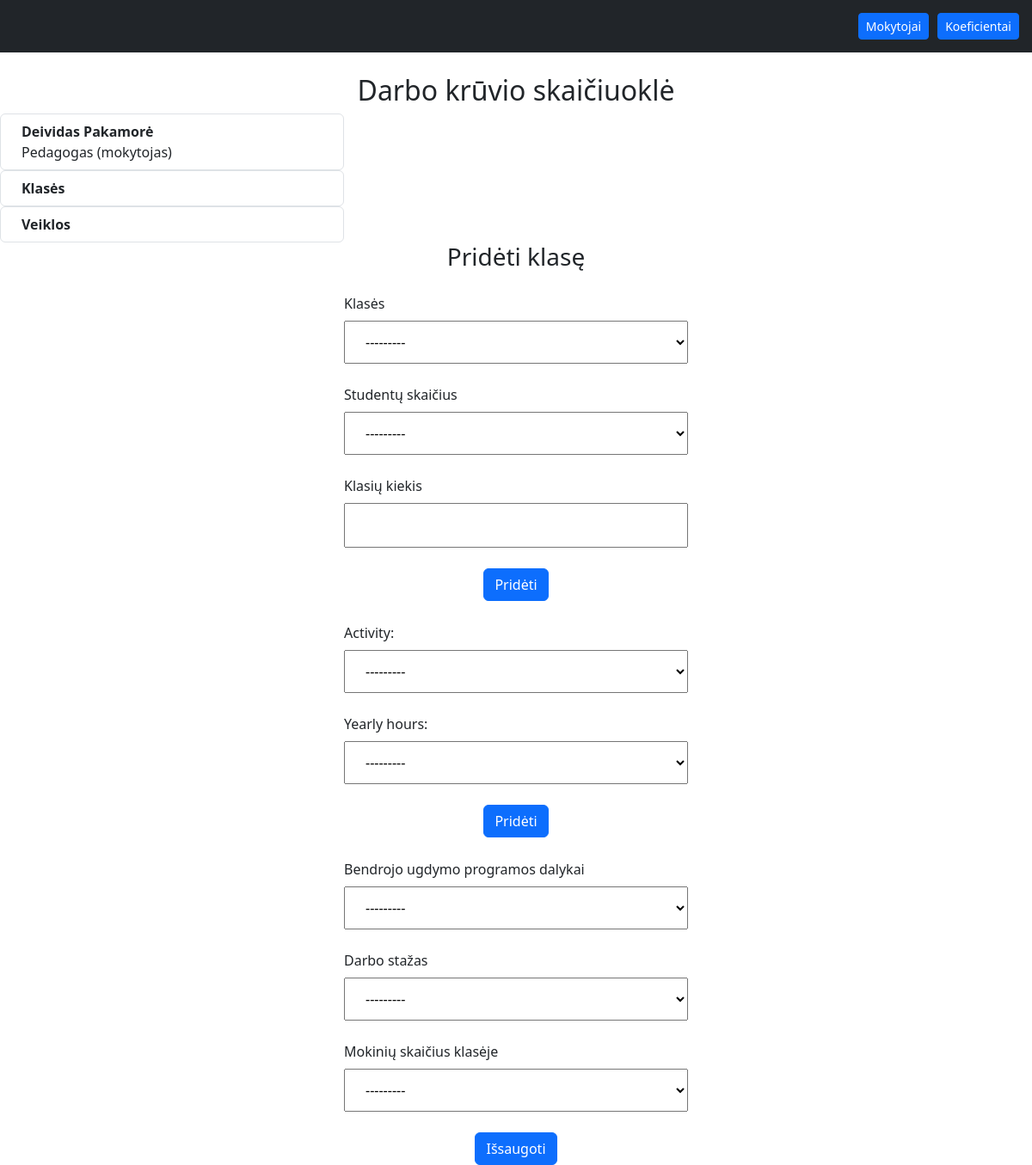
Screenshot of /workload/create/2/ with the database file from the repository.
### employees/models.py (models this page shows, shortened)
class Teacher(models.Model):
    first_name = models.CharField(max_length=30)
    last_name = models.CharField(max_length=30)
    koefficient = models.ForeignKey(Koefficient, null=True, on_delete=models.SET_NULL)

### koefficient_calculator/models.py (models this page shows, shortened)
class Koefficient(models.Model):
    profession = models.ForeignKey(Profession, on_delete=models.CASCADE)
    experience = models.ForeignKey(Experience, on_delete=models.CASCADE)
    qualification = models.ForeignKey(Qualification, on_delete=models.CASCADE)
    value = models.FloatField(max_length=255)

class Profession(models.Model):
    name = models.CharField(max_length=255)
    def __str__(self) -> str:
        return self.name

### workload_calculator/views.py (the view, shortened to what this page needs)
# urls.py: path('create/<int:teacher_id>/', WorkloadCreateView.as_view(), name='workload-create'),
class WorkloadCreateView(CreateView):
    model = Workload
    template_name = 'workload-create.html'
    form_class = WorkloadCreateForm
    success_url = '/employees/'
    def get_context_data(self, **kwargs):
        context = super().get_context_data(**kwargs)
        teacher_id = self.kwargs.get('teacher_id')
        teacher = get_object_or_404(Teacher, id=teacher_id)
        context['teacher'] = teacher
        context['contact_classes_form'] = ContactClassesCreateForm()
        context['yearly_hours_form'] = YearlyHoursForm()
        return context

### workload_calculator/views.py
class WorkloadCreateForm(ModelForm):
    def __init__(self, *args, **kwargs):
        kwargs.setdefault('label_suffix', '')
        super(WorkloadCreateForm, self).__init__(*args, **kwargs)
    class Meta:
        model = ContactlessHourPercent
        fields = ['teaching_subject', 'work_experience_period', 'student_count']
        labels = {
            'teaching_subject': 'Bendrojo ugdymo programos dalykai',
            'work_experience_period': 'Darbo stažas',
            'student_count': 'Mokinių skaičius klasėje',
        }

class ContactClassesCreateForm(ModelForm):
    def __init__(self, *args, **kwargs):
        kwargs.setdefault('label_suffix', '')
        super(ContactClassesCreateForm, self).__init__(*args, **kwargs)
    class Meta:
        model = ContactClasses
        fields = ['grade_range', 'student_count_range', 'classes_count']
        labels = {
            'grade_range': 'Klasės',
            'student_count_range': 'Studentų skaičius',
            'classes_count': 'Klasių kiekis',
        }

### activities/models.py (called while the page is built)
    def __str__(self) -> str:
        return self.name

### workload_calculator/templates/workload-create.html (shortened to what this page needs)
{% extends 'layout.html' %}
{% load static %}
{% block content %}
  <div class="main-wrapper">
    <h2 style="text-align: center; margin-top: 25px;">Darbo krūvio skaičiuoklė</h2>
    <div class="teacher-information" style="position: sticky; max-width: 400px; top: 0;">
      <ol class="list-group list-group">
        <li class="list-group-item d-flex justify-content-between align-items-start">
          <div class="ms-2 me-auto">
            <div class="fw-bold">{{ teacher.first_name }} {{ teacher.last_name }}</div>
            {{ teacher.koefficient.profession }}
          </div>
        </li>
      </ol>
      <ol class="list-group list-group">
        <li class="list-group-item d-flex justify-content-between align-items-start">
          <div id="class-list-wrapper" class="ms-2 me-auto">
            <div class="fw-bold">Klasės</div>
          </div>
        </li>
      </ol>
      <ol class="list-group list-group">
        <li class="list-group-item d-flex justify-content-between align-items-start">
          <div id="activity-list-wrapper" class="ms-2 me-auto">
            <div class="fw-bold">Veiklos</div>
          </div>
        </li>
      </ol>
    </div>
    <div class="class-form-position-wrapper">
      <h3 style="text-align: center;">Pridėti klasę</h3>
      <form style="max-width: 400px; margin: 25px auto 0 auto;" class="form-group" method="post">
        {{ contact_classes_form.as_p }}
        <div style="width: 100%; text-align: center;">
          <button class="btn btn-primary" type="submit">Pridėti</button>
        </div>
      </form>
    </div>
    <div class="yearly-hours-form-position-wrapper">
      <form style="max-width: 400px; margin: 25px auto 0 auto;" class="form-group" method="post">
        {{ yearly_hours_form.as_p }}
        <div style="width: 100%; text-align: center;">
          <button class="btn btn-primary" type="submit">Pridėti</button>
        </div>
      </form>
    </div>
    <form style="max-width: 400px; margin: 25px auto 0 auto;" class="form-group" method="post">
      {{ form.as_p }}
      <div style="width: 100%; text-align: center;">
        <button class="btn btn-primary" type="submit">Išsaugoti</button>
      </div>
    </form>
  </div>
{% endblock %}

### workload_calculator/templates/workload-create.html (style rules this page uses)
input { width: 100%; padding: 12px 20px; margin: 8px 0; box-sizing: border-box; }
select { width: 100%; padding: 12px 20px; margin: 8px 0; box-sizing: border-box; }
.main-wrapper { position: relative; }

### rows the page displays
Teacher: first_name "Deividas", last_name "Pakamorė", koefficient.profession "Pedagogas (mokytojas)"
